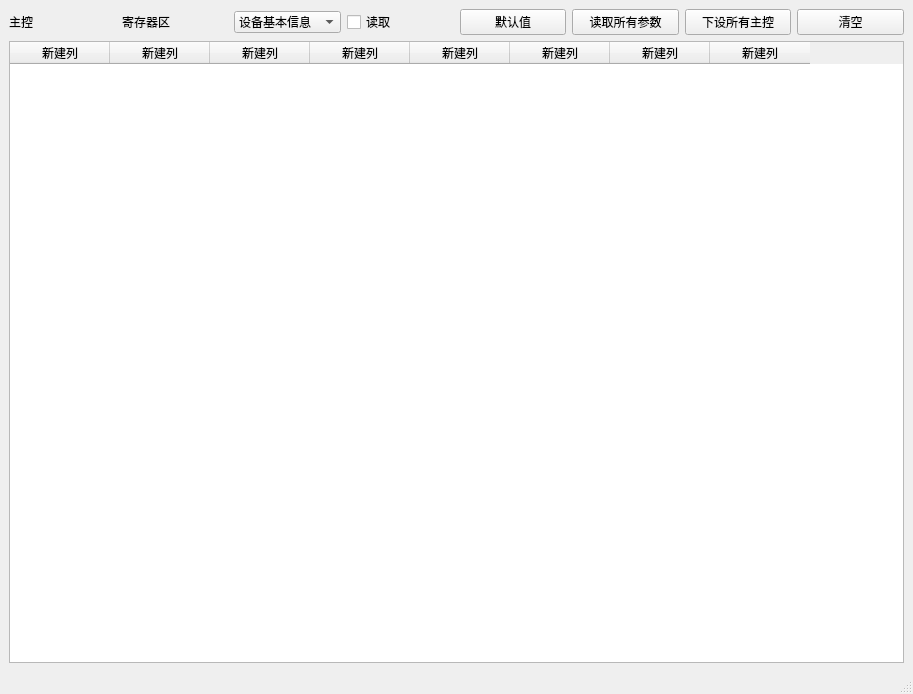
<?xml version="1.0" encoding="UTF-8"?>
<ui version="4.0">
 <class>MasterMng</class>
 <widget class="QMainWindow" name="MasterMng">
  <property name="geometry">
   <rect>
    <x>0</x>
    <y>0</y>
    <width>913</width>
    <height>694</height>
   </rect>
  </property>
  <property name="windowTitle">
   <string>MainWindow</string>
  </property>
  <widget class="QWidget" name="centralwidget">
   <layout class="QVBoxLayout" name="verticalLayout">
    <item>
     <layout class="QHBoxLayout" name="horizontalLayout">
      <item>
       <widget class="QLabel" name="label">
        <property name="text">
         <string>主控</string>
        </property>
       </widget>
      </item>
      <item>
       <widget class="QLabel" name="label_2">
        <property name="text">
         <string>寄存器区</string>
        </property>
       </widget>
      </item>
      <item>
       <widget class="QComboBox" name="comboBox">
        <item>
         <property name="text">
          <string>设备基本信息</string>
         </property>
        </item>
        <item>
         <property name="text">
          <string>通讯接口配置</string>
         </property>
        </item>
        <item>
         <property name="text">
          <string>网络基本信息</string>
         </property>
        </item>
        <item>
         <property name="text">
          <string>SOC基本设置</string>
         </property>
        </item>
        <item>
         <property name="text">
          <string>校准设置</string>
         </property>
        </item>
        <item>
         <property name="text">
          <string>电池基本设置</string>
         </property>
        </item>
        <item>
         <property name="text">
          <string>均衡设置</string>
         </property>
        </item>
        <item>
         <property name="text">
          <string>传感器设置</string>
         </property>
        </item>
        <item>
         <property name="text">
          <string>一级门限设置</string>
         </property>
        </item>
        <item>
         <property name="text">
          <string>二级门限设置</string>
         </property>
        </item>
        <item>
         <property name="text">
          <string>三级门限设置</string>
         </property>
        </item>
        <item>
         <property name="text">
          <string>控制命令</string>
         </property>
        </item>
       </widget>
      </item>
      <item>
       <widget class="QCheckBox" name="checkBox">
        <property name="text">
         <string>读取</string>
        </property>
       </widget>
      </item>
      <item>
       <widget class="QPushButton" name="bt_default_all">
        <property name="text">
         <string>默认值</string>
        </property>
       </widget>
      </item>
      <item>
       <widget class="QPushButton" name="bt_read_all">
        <property name="text">
         <string>读取所有参数</string>
        </property>
       </widget>
      </item>
      <item>
       <widget class="QPushButton" name="bt_write_all">
        <property name="text">
         <string>下设所有主控</string>
        </property>
       </widget>
      </item>
      <item>
       <widget class="QPushButton" name="bt_clear_all">
        <property name="text">
         <string>清空</string>
        </property>
       </widget>
      </item>
     </layout>
    </item>
    <item>
     <widget class="QTableWidget" name="tableWidget">
      <column>
       <property name="text">
        <string>新建列</string>
       </property>
      </column>
      <column>
       <property name="text">
        <string>新建列</string>
       </property>
      </column>
      <column>
       <property name="text">
        <string>新建列</string>
       </property>
      </column>
      <column>
       <property name="text">
        <string>新建列</string>
       </property>
      </column>
      <column>
       <property name="text">
        <string>新建列</string>
       </property>
      </column>
      <column>
       <property name="text">
        <string>新建列</string>
       </property>
      </column>
      <column>
       <property name="text">
        <string>新建列</string>
       </property>
      </column>
      <column>
       <property name="text">
        <string>新建列</string>
       </property>
      </column>
     </widget>
    </item>
   </layout>
  </widget>
  <widget class="QMenuBar" name="menubar">
   <property name="geometry">
    <rect>
     <x>0</x>
     <y>0</y>
     <width>913</width>
     <height>23</height>
    </rect>
   </property>
  </widget>
  <widget class="QStatusBar" name="statusbar"/>
 </widget>
 <resources/>
 <connections/>
</ui>
